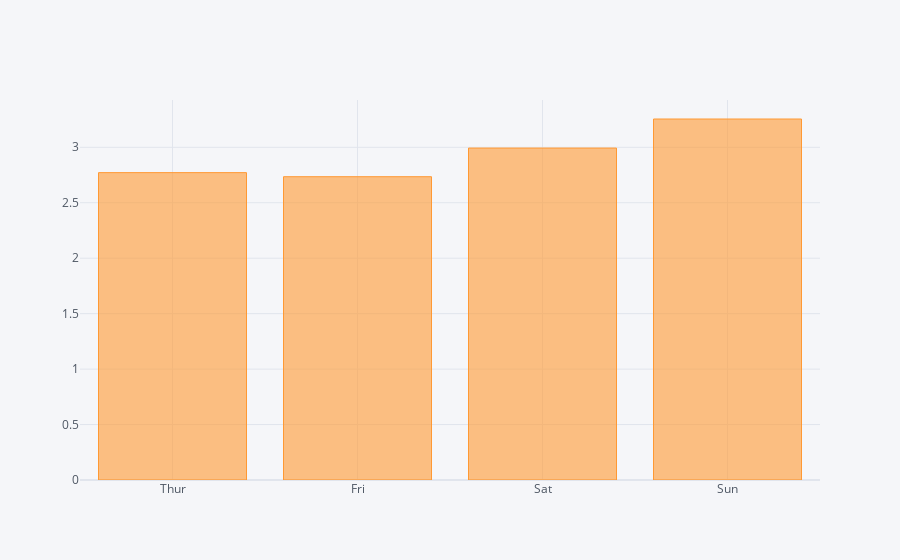

Source (notebook cell):
### Code cell
tips.groupby('day')['tip'].mean().iplot(kind='bar')

### Figure 1 — Plotly figure (JSON) as saved in the notebook; plotly's stock layout.template omitted (floating-point values rounded to 4 significant figures)
{"data": [{"marker": {"color": "rgba(255, 153, 51, 0.6)", "line": {"color": "rgba(255, 153, 51, 1.0)", "width": 1}}, "name": "tip", "orientation": "v", "text": "", "type": "bar", "x": ["Thur", "Fri", "Sat", "Sun"], "y": [2.771, 2.735, 2.993, 3.255]}], "layout": {"legend": {"bgcolor": "#F5F6F9", "font": {"color": "#4D5663"}}, "paper_bgcolor": "#F5F6F9", "plot_bgcolor": "#F5F6F9", "title": {"font": {"color": "#4D5663"}}, "xaxis": {"gridcolor": "#E1E5ED", "showgrid": true, "tickfont": {"color": "#4D5663"}, "title": {"font": {"color": "#4D5663"}, "text": ""}, "zerolinecolor": "#E1E5ED"}, "yaxis": {"gridcolor": "#E1E5ED", "showgrid": true, "tickfont": {"color": "#4D5663"}, "title": {"font": {"color": "#4D5663"}, "text": ""}, "zerolinecolor": "#E1E5ED"}}}
